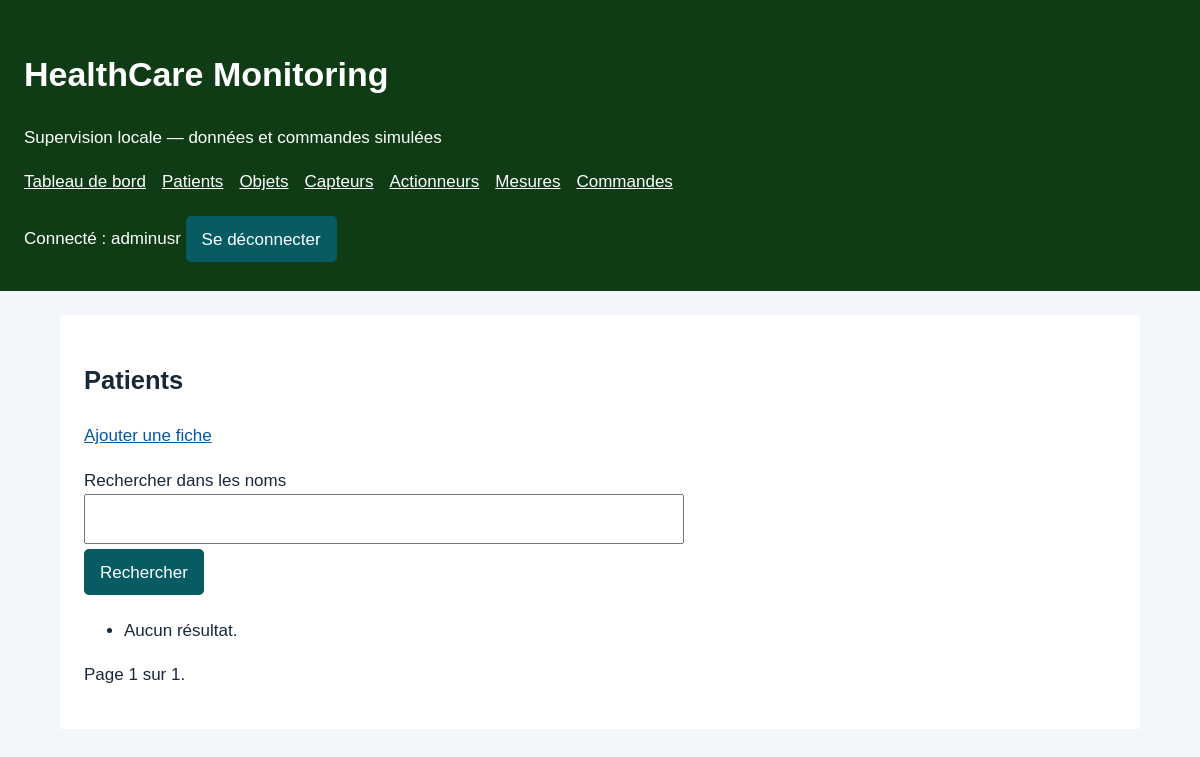
/HealthCare/patients/ (signed in), run on an earlier commit of the app's database.
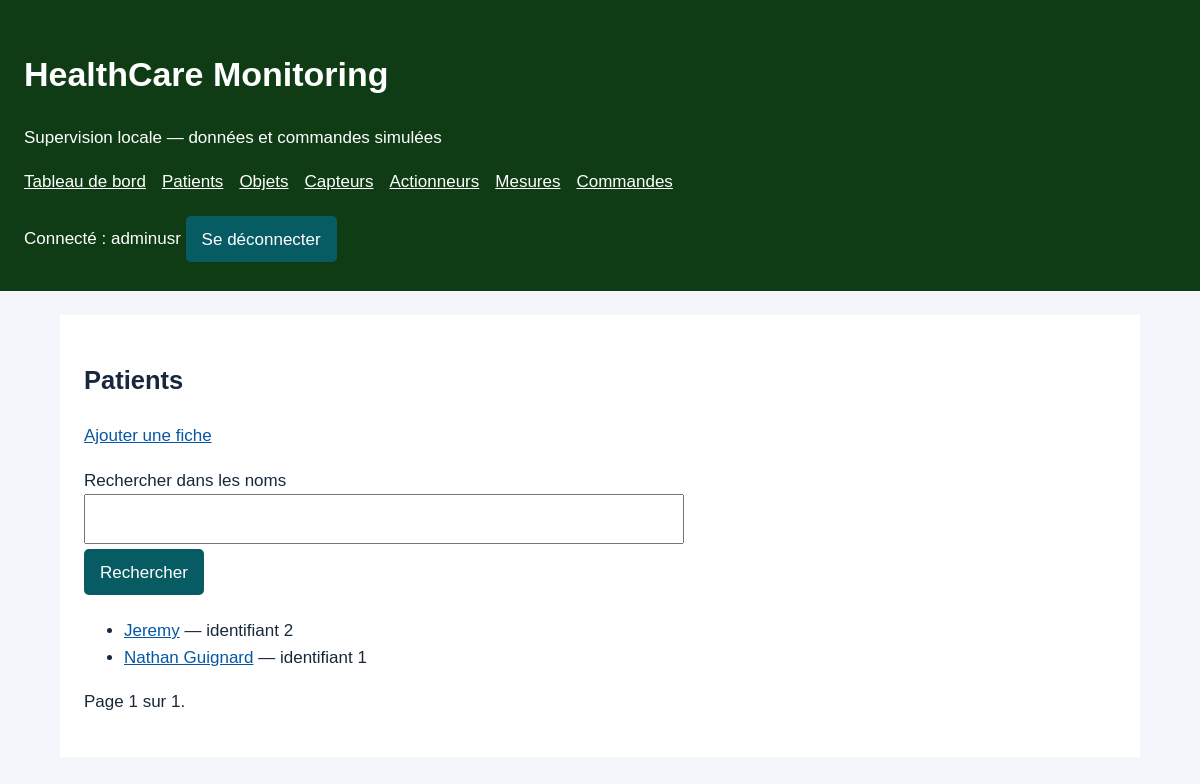
And on a later commit of the database.
### HealthcareProject/models.py (models this page shows, shortened)
class Patient(models.Model):
    nom = models.CharField(max_length=100, unique=False)
    agePatient = models.IntegerField()
    numTelephone = models.CharField(max_length=20)
    descriptionPatient = models.TextField(blank=True)
    class Meta:
            ordering = ['nom']

### HealthcareProject/views.py (the view)
# urls.py: path('HealthCare/<str:type_element>/', views.liste, name='liste'),
@login_required
def liste(request, type_element):
    model, form, titre = configuration(type_element)
    q = request.GET.get('q', '').strip()
    elements = model.objects.filter(nom__icontains=q)
    page = Paginator(elements, 10).get_page(request.GET.get('page'))
    return render(request, 'HealthcareProject/liste.html', {
        'page': page, 'titre': titre, 'type_element': type_element, 'q': q,
    })

### HealthcareProject/views.py (called while the page is built)
def configuration(type_element):
    if type_element not in CATALOGUE:
        raise Http404('Type inconnu')
    return CATALOGUE[type_element]

### HealthcareProject/templates/HealthcareProject/liste.html (shortened to what this page needs)
{% extends 'base.html' %}
{% block contenu %}
<h2>{{ titre }}</h2>
<p><a href="{% url 'ajouter' type_element %}">Ajouter une fiche</a></p>
<form method="get">
    <label for="q">Rechercher dans les noms</label>
    <input id="q" name="q" value="{{ q }}">
    <button>Rechercher</button>
</form>
<ul>
    {% for element in page %}
        <li><a href="{% url 'fiche' type_element element.pk %}">{{ element.nom }}</a> — identifiant {{ element.pk }}</li>
    {% empty %}
        <li>Aucun résultat.</li>
    {% endfor %}
</ul>
<p>Page {{ page.number }} sur {{ page.paginator.num_pages }}.
{% if page.has_next %}<a href="?q={{ q|urlencode }}&amp;page={{ page.next_page_number }}">Suivante</a>{% endif %}</p>
{% endblock %}

What changed in the data, as far as the page shows it:
added Patient: nom "Jeremy", pk "2"
added Patient: nom "Nathan Guignard", pk "1"
Also different on the page:
text no longer shown: "Aucun résultat."
